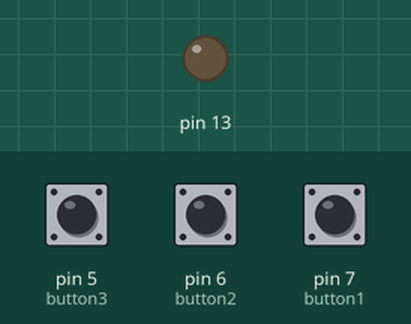
Simulated run of this sketch. Board: Arduino Uno, built with avr-gcc and run on an emulated ATmega328P. Shown: output pins drawn as LEDs (lit = HIGH). The inputs (shaded band) are chosen by the test bench; at power-on: pin 5 (button3) HIGH, pin 6 (button2) HIGH, pin 7 (button1) HIGH.

Above: at 1.2 s.
1.3 s: pin 5 (button3) pulled LOW for 0.15 s
At 2.3 s:
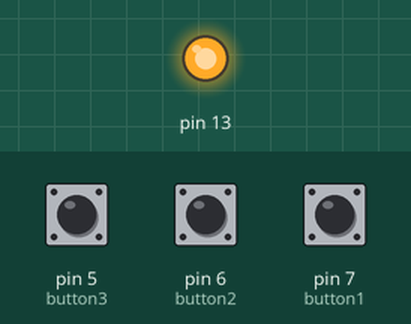
2.9 s: pin 5 (button3) pulled LOW for 1 s
At 4.8 s:
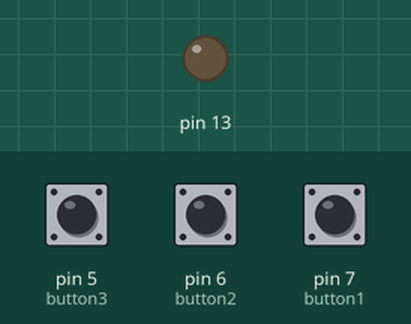
5.4 s: pin 5 (button3) pulled LOW for 3.2 s
At 9.6 s:
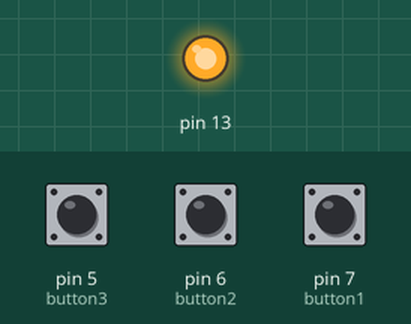
Timing chart, 0 to 11.1 s (numbered marks = the images above; inputs shaded):
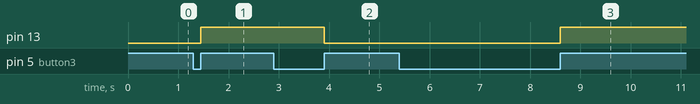

The sketch:

3_led_and_3_buttons_1.ino
```cpp
//Скетч использует 2190 байт (6%) памяти устройства. Всего доступно 32256 байт.
//Глобальные переменные используют 212 байт (10%) динамической памяти, оставляя 1836 байт для локальных переменных. Максимум: 2048 байт.


// C++ code
//
#ifndef Button_h
#define Button_h
class Button
{
	public:
		Button(uint8_t pin, uint16_t debounce_ms = 100);
		void begin();
		bool read();
		bool toggled();
		bool pressed();
		bool released();
		bool has_changed();

		const static bool PRESSED = HIGH;
		const static bool RELEASED = LOW;

	private:
		uint8_t  _pin;
		uint16_t _delay;
		bool     _state;
		uint32_t _ignore_until;
		bool     _has_changed;
};

#endif

Button::Button(uint8_t pin, uint16_t debounce_ms)
:  _pin(pin)
,  _delay(debounce_ms)
,  _state(HIGH)
,  _ignore_until(0)
,  _has_changed(false)
{
}

void Button::begin()
{
	pinMode(_pin, INPUT_PULLUP);
}

bool Button::read()
{
	// ignore pin changes until after this delay time
	if (_ignore_until > millis())
	{
		// ignore any changes during this period
	}

	else if (digitalRead(_pin) != _state)
	{
		_ignore_until = millis() + _delay;
		_state = !_state;
		_has_changed = true;
	}

	return _state;
}

bool Button::toggled()
{
	read();
	return has_changed();
}

bool Button::has_changed()
{
	if (_has_changed)
	{
		_has_changed = false;
		return true;
	}
	return false;
}

bool Button::pressed()
{
	return (read() == PRESSED && has_changed());
}

bool Button::released()
{
	return (read() == RELEASED && has_changed());
}

Button button1(7);
Button button2(6);
Button button3(5);
bool flagLight = false;

void setup()
{
  button1.begin();
  button2.begin();
  button3.begin();
  Serial.begin(9600);
  pinMode(13, OUTPUT);
}

void loop()
{
  if (button1.pressed() || button2.pressed() || button3.pressed()) {
    flagLight = !flagLight;
  }
  if (flagLight) {
  	digitalWrite(13, HIGH);
  } else {
    digitalWrite(13, LOW);
  }
}
```

Measured:
- after the input at 1.3 s, pin 13: LOW → HIGH after 0.15 s
- after the input at 2.9 s, pin 13: HIGH → LOW after 1.0 s
- after the input at 5.4 s, pin 13: LOW → HIGH after 3.2 s
